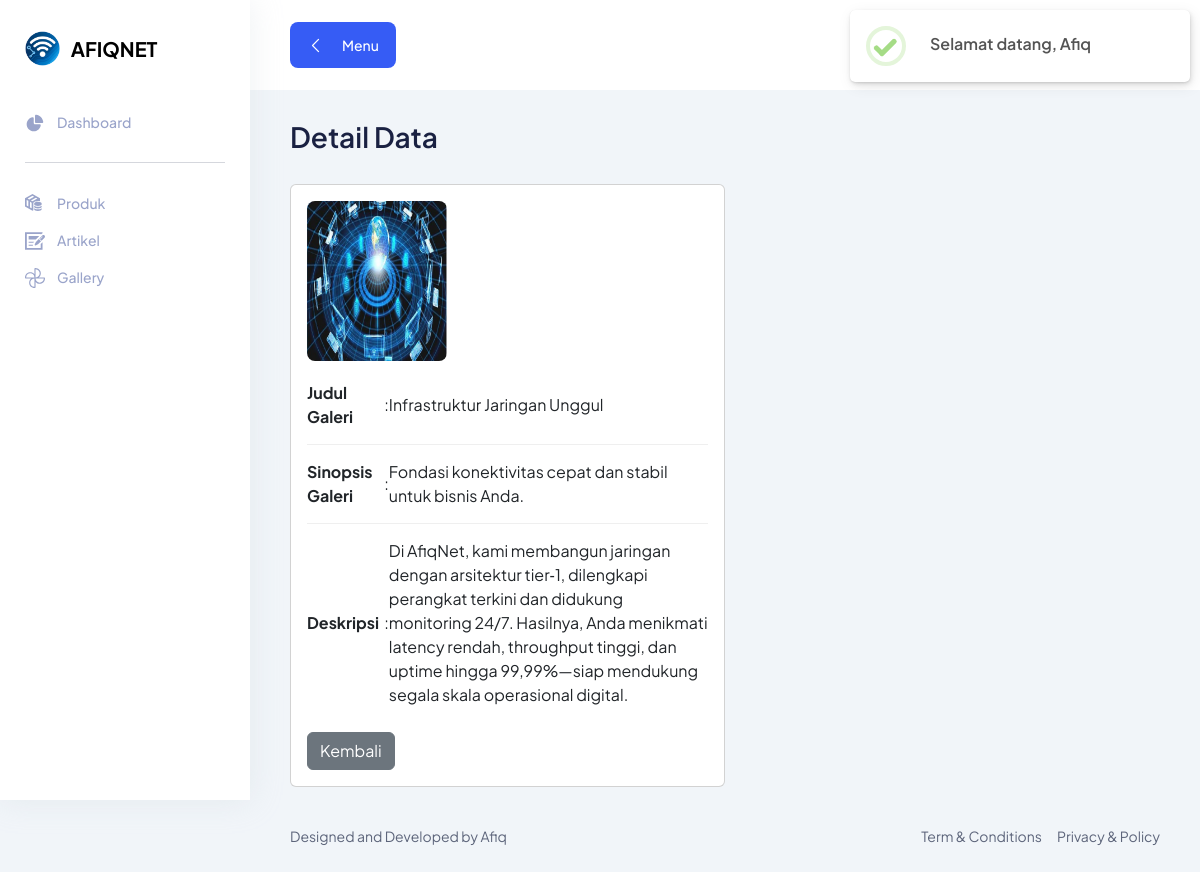
Screenshot of /backend/index.php?page=galeri_detail&id_detail=10 (signed in) with the database file from the repository.
### tables this page shows
CREATE TABLE `galeri` (
  `id` int NOT NULL,
  `judul` varchar(80) NOT NULL,
  `sinopsis` varchar(180) NOT NULL,
  `deskripsi` text NOT NULL,
  `foto` varchar(30) NOT NULL
);

### backend/galeri_detail.php (the view)
<?php
$id = $_GET['id_detail'];
$query = mysqli_query($konek, "SELECT * FROM galeri WHERE id = '$id'");
$br = mysqli_fetch_assoc($query);
?>
<section class="section">
    <div class="container-fluid">
        <div class="title-wrapper pt-30">
            <div class="row align-items-center">
                <div class="col-md-6">
                    <div class="title">
                        <h2>Detail Data</h2>
                    </div>
                </div>
            </div>
        </div>
        <div class="card col-md-6">
            <div class="card-body">
                <img src="img/galeri/<?= $br['foto']; ?>" width="140" height="160" class="rounded-3" alt="Gambar Artikel">
                <table class="table">
                    <tr>
                        <th>Judul Galeri</th>
                        <td>:</td>
                        <td><?= $br['judul'] ?></td>
                    </tr>
                    <tr>
                        <th>Sinopsis Galeri</th>
                        <td>:</td>
                        <td><?= $br['sinopsis'] ?></td>
                    </tr>
                    <tr>
                        <th>Deskripsi</th>
                        <td>:</td>
                        <td><?= $br['deskripsi'] ?></td>
                    </tr>
                </table>
                <a href="?page=galeri" class="btn btn-secondary mt-2">Kembali</a>
            </div>
        </div>
    </div>
</section>

### backend/assets/css/fullcalendar.css (style rules this page uses)
:root { --fc-daygrid-event-dot-width:8px;--fc-list-event-dot-width:10px;--fc-list-event-hover-bg-color:#f5f5f5 }

### backend/assets/css/dataTables.css (style rules this page uses)
:root { --dt-row-selected: 13, 110, 253; --dt-row-selected-text: 255, 255, 255; --dt-row-selected-link: 9, 10, 11; --dt-row-stripe: 0, 0, 0; --dt-row-hover: 0, 0, 0; --dt-column-ordering: 0, 0, 0; --dt-html-background: white; }
:root { --dt-row-hover-alpha: 0.035; --dt-row-stripe-alpha: 0.023; --dt-column-ordering-alpha: 0.019; --dt-row-selected-stripe-alpha: 0.923; --dt-row-selected-column-ordering-alpha: 0.919; }

### rows the page displays
galeri: foto (picture), judul "Infrastruktur Jaringan Unggul", sinopsis "Fondasi konektivitas cepat dan stabil untuk bisnis Anda.", deskripsi "Di AfiqNet, kami membangun jaringan dengan arsitektur tier‑1, dilengkapi perangkat terkini dan didukung monitoring 24/7. Hasilnya, Anda menikmati latency rendah, throughput tinggi, dan uptime hingga 99,99%—siap mendukung segala skala operasional digital."
